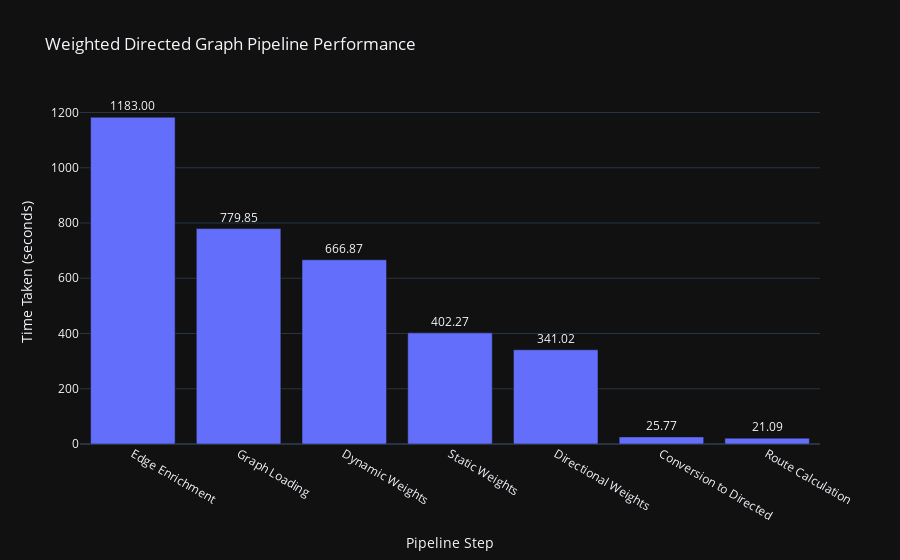

Notebook code cell kept with this figure:
### Markdown cell above
## 10. Workflow Summary and Next Steps

Congratulations! You've completed the weighting and pathfinding pipeline. Here's what was accomplished:

### What You've Created

1. **Directed Graph** (`h3_graph_directed_pg_6_11`): Undirected graph converted to support directional routing
2. **Enriched Edges**: All edges now have S-57 feature attributes (depth, orientation, clearance, etc.)
3. **Three-Tier Weights**: Edges have static, directional, and dynamic weights combined into `adjusted_weight`
4. **Optimal Route**: A route computed using the final weighted graph that balances:
   - Safe passage (avoiding land, shallow areas, overhead hazards)
   - Traffic compliance (following fairways, TSS lanes, recommended tracks)
   - Vessel constraints (draft, height, type-specific preferences)
   - Environmental factors (weather, visibility, time of day)

### Understanding the Weights

The final `adjusted_weight` on each edge combines:
```
adjusted_weight = base_distance × blocking_factor × penalty_factor × bonus_factor × directional_weight
```

Where:
- **base_distance**: Original edge length (nautical miles)
- **blocking_factor**: Absolute obstacles (land, shallow water) - high = impassable
- **penalty_factor**: Areas to avoid (environmental conditions, hazards)
- **bonus_factor**: Preferred areas (fairways, TSS lanes, dredged channels) - <1.0 = encouraged
- **directional_weight**: Traffic flow alignment (follow one-way lanes, align with fairways)

### Next Steps

**For Further Analysis:**
- Examine route segments in QGIS to understand routing decisions
- Compare routes with different vessel parameters (draft, height)
- Analyze weight distributions to identify bottleneck areas
- Validate against real-world maritime practices

**For Production Use:**
- Use `maritime_graph_postgis_workflow.py` for automated full pipeline (Steps 1-4)
- Configure `maritime_workflow_config.yml` with your specific parameters
- Integrate routes into navigation systems, ETA calculators, or fuel estimation tools
- Update weighting factors based on operational experience and feedback

**For Performance Optimization:**
- Review benchmark metrics (`benchmark_graph_weighted_directed.csv`) to identify slow steps
- Consider using optimized save methods for future large graphs
- Experiment with different vessel parameters to understand weight sensitivities
- Profile the weighting steps that take longest for your specific AOI

### Benchmark Results

See the performance summary above for timing data on each step. Key metrics:
- **Edge Enrichment**: Usually the longest step (10-30 min) but runs once
- **Directional Weights**: Depends on feature coverage (5-15 min)
- **Dynamic Weights**: Combines all factors (~5-10 min)
- **Graph Loading**: Only needed for in-memory pathfinding (~10 min for large graphs)
- **Route Calculation**: Fast once graph is loaded (<1 min)

### Code cell
# --- Visualize Pipeline Performance Metrics ---
# Create an interactive bar chart showing time taken for each pipeline step.
# This helps identify bottlenecks in the weighting workflow.
if performance_metrics:
    # Convert the dictionary to a pandas DataFrame for easy plotting
    perf_df = pd.DataFrame(list(performance_metrics.items()), columns=['Step', 'Time (seconds)'])
    perf_df = perf_df.sort_values(by='Time (seconds)', ascending=False)

    # Create an interactive bar chart
    fig = px.bar(
        perf_df,
        x='Step',
        y='Time (seconds)',
        title='Weighted Directed Graph Pipeline Performance',
        text_auto='.2f',
        labels={'Step': 'Pipeline Step', 'Time (seconds)': 'Time Taken (seconds)'}
    )
    fig.update_traces(textposition='outside')
    fig.show()
else:
    print("No performance metrics were recorded. Run one or more workflow steps to generate the summary.")

# --- Export Performance Benchmarks to CSV ---
# Save detailed performance metrics to CSV for long-term tracking and analysis.
# This allows comparison across different weighting configurations and graph sizes.
if performance_metrics:
    from datetime import datetime
    
    # Get graph statistics if graph was loaded
    if G is not None:
        node_count = G.number_of_nodes()
        edge_count = G.number_of_edges()
    else:
        # If graph wasn't loaded, query PostGIS for counts
        try:
            nodes_count_query = f'SELECT COUNT(*) FROM graph."{graph_name_directed}_nodes"'
            edges_count_query = f'SELECT COUNT(*) FROM graph."{graph_name_directed}_edges"'
            node_count = pd.read_sql(nodes_count_query, factory.manager.engine).iloc[0, 0]
            edge_count = pd.read_sql(edges_count_query, factory.manager.engine).iloc[0, 0]
        except:
            node_count = 0
            edge_count = 0
    
    # Calculate normalized metrics (per 100K nodes)
    time_per_100k_nodes = {}
    if node_count > 0:
        for step, time_val in performance_metrics.items():
            time_per_100k_nodes[step] = (time_val / node_count) * 100000
    
    # Build benchmark record with metadata and metrics
    benchmark_record = {
        'timestamp': datetime.now().strftime('%Y-%m-%d %H:%M:%S'),
        'workflow': 'graph_weighted_directed_postgis_v2',
        'data_source': 'PostGIS',
        'db_schema': 'graph',
        'graph_name': graph_name_directed,
        'node_count': node_count,
        'edge_count': edge_count,
        'vessel_draft_m': vessel_params['draft'],
        'vessel_height_m': vessel_params['height'],
        'vessel_type': vessel_params['vessel_type'],
        'weather_factor': env_conditions['weather_factor'],
        'enc_count': len(enc_list),
        # Individual timing metrics (in seconds)
        'conversion_to_directed_sec': performance_metrics.get('Conversion to Directed', 0),
        'edge_enrichment_sec': performance_metrics.get('Edge Enrichment', 0),
        'static_weights_sec': performance_metrics.get('Static Weights', 0),
        'directional_weights_sec': performance_metrics.get('Directional Weights', 0),
        'dynamic_weights_sec': performance_metrics.get('Dynamic Weights', 0),
        'graph_loading_sec': performance_metrics.get('Graph Loading', 0),
        'route_calculation_sec': performance_metrics.get('Route Calculation', 0),
        # Normalized metrics (time per 100K nodes)
        'conversion_per_100k_nodes': time_per_100k_nodes.get('Conversion to Directed', 0),
        'enrichment_per_100k_nodes': time_per_100k_nodes.get('Edge Enrichment', 0),
        'static_weights_per_100k_nodes': time_per_100k_nodes.get('Static Weights', 0),
        'directional_weights_per_100k_nodes': time_per_100k_nodes.get('Directional Weights', 0),
        'dynamic_weights_per_100k_nodes': time_per_100k_nodes.get('Dynamic Weights', 0),
        'graph_loading_per_100k_nodes': time_per_100k_nodes.get('Graph Loading', 0),
        'route_calculation_per_100k_nodes': time_per_100k_nodes.get('Route Calculation', 0),
        # Total pipeline time
        'total_pipeline_sec': sum(performance_metrics.values()),
    }
    
    # Convert to DataFrame
    benchmark_df = pd.DataFrame([benchmark_record])
    
    # Define CSV file path (separate file for weighted graph workflow)
    benchmark_csv = output_dir / 'benchmark_graph_weighted_directed.csv'
    
    # Append to existing CSV or create new one
    if benchmark_csv.exists():
        existing_df = pd.read_csv(benchmark_csv)
        combined_df = pd.concat([existing_df, benchmark_df], ignore_index=True)
        combined_df.to_csv(benchmark_csv, index=False)
        print(f"\nAppended benchmark to existing file: {benchmark_csv}")
        print(f"Total benchmark records: {len(combined_df)}")
    else:
        benchmark_df.to_csv(benchmark_csv, index=False)
        print(f"\nCreated new benchmark file: {benchmark_csv}")
    
    # Display the current benchmark record
    print("\n=== Current Benchmark Record ===")
    print(f"Timestamp: {benchmark_record['timestamp']}")
    print(f"Workflow: {benchmark_record['workflow']}")
    print(f"Graph: {benchmark_record['graph_name']}")
    print(f"Nodes: {benchmark_record['node_count']:,}")
    print(f"Edges: {benchmark_record['edge_count']:,}")
    print(f"Vessel: {benchmark_record['vessel_type']} (draft={benchmark_record['vessel_draft_m']}m, height={benchmark_record['vessel_height_m']}m)")
    print(f"ENCs processed: {benchmark_record['enc_count']}")
    print(f"Total Pipeline Time: {benchmark_record['total_pipeline_sec']:.2f}s")
    print(f"\nMost demanding operations:")
    
    # Show top 3 time-consuming operations
    top_operations = sorted(
        [(k, v) for k, v in performance_metrics.items()],
        key=lambda x: x[1],
        reverse=True
    )[:3]
    for i, (op, time_val) in enumerate(top_operations, 1):
        print(f"  {i}. {op}: {time_val:.2f}s")
else:
    print("No performance metrics to export.")

### Figure 1 — Plotly figure (JSON) as saved in the notebook; plotly's stock layout.template omitted (floating-point values rounded to 4 significant figures)
{"data": [{"hovertemplate": "Pipeline Step=%{x}<br>Time Taken (seconds)=%{y}<extra></extra>", "legendgroup": "", "marker": {"color": "#636efa", "pattern": {"shape": ""}}, "name": "", "orientation": "v", "showlegend": false, "textposition": "outside", "texttemplate": "%{y:.2f}", "x": ["Edge Enrichment", "Graph Loading", "Dynamic Weights", "Static Weights", "Directional Weights", "Conversion to Directed", "Route Calculation"], "xaxis": "x", "y": [1183.0, 779.8, 666.9, 402.3, 341.0, 25.77, 21.09], "yaxis": "y", "type": "bar"}], "layout": {"xaxis": {"anchor": "y", "domain": [0.0, 1.0], "title": {"text": "Pipeline Step"}}, "yaxis": {"anchor": "x", "domain": [0.0, 1.0], "title": {"text": "Time Taken (seconds)"}}, "legend": {"tracegroupgap": 0}, "title": {"text": "Weighted Directed Graph Pipeline Performance"}, "barmode": "relative"}}
